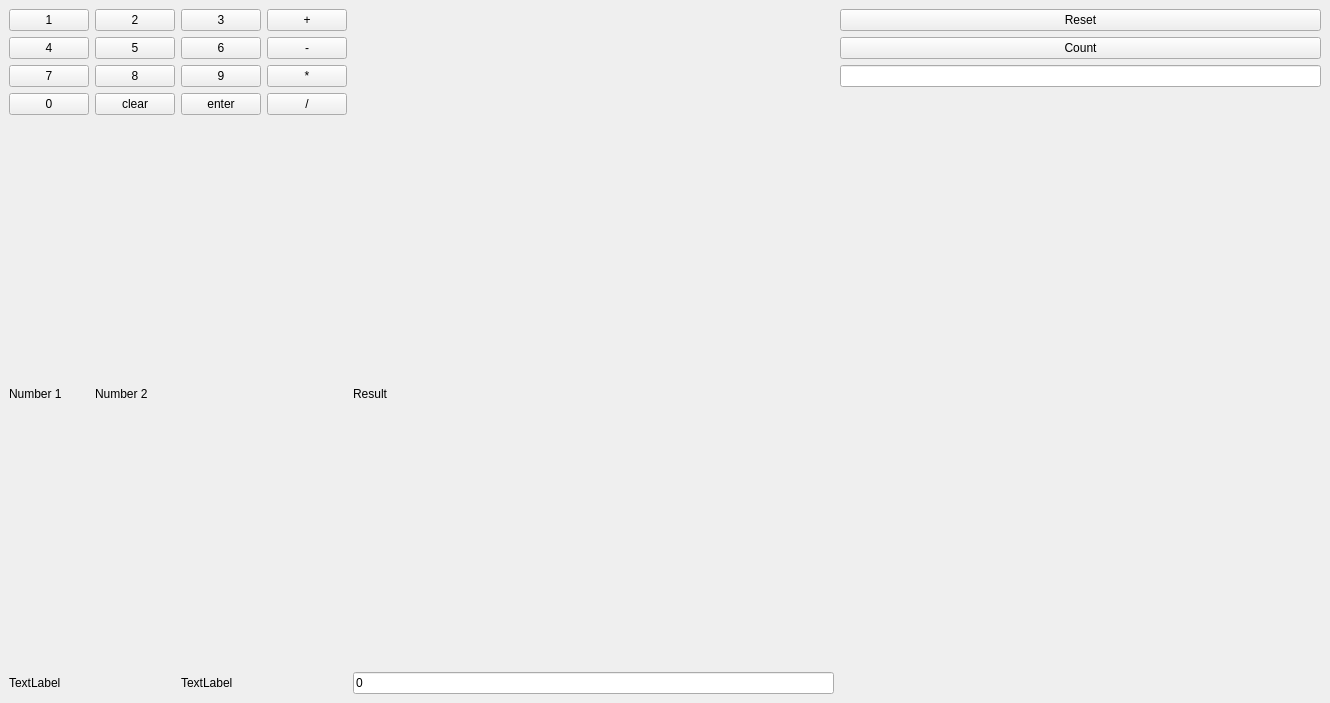
<?xml version="1.0" encoding="UTF-8"?>
<ui version="4.0">
 <class>MainWindow</class>
 <widget class="QMainWindow" name="MainWindow">
  <property name="geometry">
   <rect>
    <x>0</x>
    <y>0</y>
    <width>1330</width>
    <height>703</height>
   </rect>
  </property>
  <property name="windowTitle">
   <string>MainWindow</string>
  </property>
  <widget class="QWidget" name="centralwidget">
   <layout class="QGridLayout" name="gridLayout">
    <item row="6" column="3">
     <widget class="QLabel" name="num2">
      <property name="text">
       <string>TextLabel</string>
      </property>
     </widget>
    </item>
    <item row="2" column="0">
     <widget class="QPushButton" name="N7">
      <property name="text">
       <string>7</string>
      </property>
     </widget>
    </item>
    <item row="3" column="0">
     <widget class="QPushButton" name="N0">
      <property name="text">
       <string>0</string>
      </property>
     </widget>
    </item>
    <item row="0" column="0">
     <widget class="QPushButton" name="N1">
      <property name="text">
       <string>1</string>
      </property>
     </widget>
    </item>
    <item row="1" column="0">
     <widget class="QPushButton" name="N4">
      <property name="text">
       <string>4</string>
      </property>
     </widget>
    </item>
    <item row="5" column="0">
     <widget class="QLabel" name="label">
      <property name="text">
       <string>Number 1</string>
      </property>
     </widget>
    </item>
    <item row="5" column="1">
     <widget class="QLabel" name="label_2">
      <property name="minimumSize">
       <size>
        <width>80</width>
        <height>502</height>
       </size>
      </property>
      <property name="text">
       <string>Number 2</string>
      </property>
     </widget>
    </item>
    <item row="3" column="1">
     <widget class="QPushButton" name="clear">
      <property name="text">
       <string>clear</string>
      </property>
     </widget>
    </item>
    <item row="2" column="1">
     <widget class="QPushButton" name="N8">
      <property name="text">
       <string>8</string>
      </property>
     </widget>
    </item>
    <item row="1" column="1">
     <widget class="QPushButton" name="N5">
      <property name="text">
       <string>5</string>
      </property>
     </widget>
    </item>
    <item row="0" column="1">
     <widget class="QPushButton" name="N2">
      <property name="text">
       <string>2</string>
      </property>
     </widget>
    </item>
    <item row="0" column="3">
     <widget class="QPushButton" name="N3">
      <property name="text">
       <string>3</string>
      </property>
     </widget>
    </item>
    <item row="1" column="3">
     <widget class="QPushButton" name="N6">
      <property name="text">
       <string>6</string>
      </property>
     </widget>
    </item>
    <item row="2" column="3">
     <widget class="QPushButton" name="N9">
      <property name="text">
       <string>9</string>
      </property>
     </widget>
    </item>
    <item row="3" column="3">
     <widget class="QPushButton" name="enter">
      <property name="text">
       <string>enter</string>
      </property>
     </widget>
    </item>
    <item row="0" column="9">
     <widget class="QPushButton" name="resetButton">
      <property name="text">
       <string>Reset</string>
      </property>
     </widget>
    </item>
    <item row="1" column="9">
     <widget class="QPushButton" name="countButton">
      <property name="text">
       <string>Count</string>
      </property>
     </widget>
    </item>
    <item row="2" column="9">
     <widget class="QLineEdit" name="lineEdit"/>
    </item>
    <item row="3" column="4">
     <widget class="QPushButton" name="div">
      <property name="text">
       <string>/</string>
      </property>
     </widget>
    </item>
    <item row="2" column="4">
     <widget class="QPushButton" name="mul">
      <property name="text">
       <string>*</string>
      </property>
     </widget>
    </item>
    <item row="1" column="4">
     <widget class="QPushButton" name="sub">
      <property name="text">
       <string>-</string>
      </property>
     </widget>
    </item>
    <item row="0" column="4">
     <widget class="QPushButton" name="add">
      <property name="text">
       <string>+</string>
      </property>
     </widget>
    </item>
    <item row="6" column="0">
     <widget class="QLabel" name="num1">
      <property name="text">
       <string>TextLabel</string>
      </property>
     </widget>
    </item>
    <item row="6" column="5">
     <widget class="QLineEdit" name="result">
      <property name="text">
       <string>0</string>
      </property>
     </widget>
    </item>
    <item row="5" column="5">
     <widget class="QLabel" name="label_3">
      <property name="text">
       <string>Result</string>
      </property>
     </widget>
    </item>
   </layout>
  </widget>
 </widget>
 <resources/>
 <connections/>
</ui>
